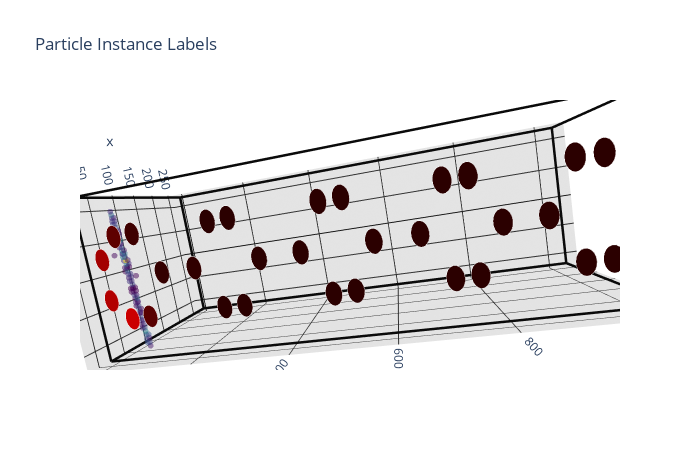

Notebook source saved alongside this figure:
### Code cell
LOAD_NEW_EVENT=True

if LOAD_NEW_EVENT:
    batch = next(loader_iter)

print(batch.keys())
print('Event: ',batch['event'])
print('Batch: ',batch['matchindex'])

use_opdet_index=True
use_v4_geom=True

flashpe = batch['flashpe'].squeeze()
print("Flash PE sum: ",flashpe.sum())

coord = batch['coord'][:,1:]
feat  = batch['feat']
featz = feat[:,2]
print("coord shape: ",coord.shape)
print("coord min and max: ",coord[:,0].min()," ",coord[:,0].max())
#print(feat)

# convert to positions
voxel_size_cm = 5.0
pos = coord*voxel_size_cm
pos[:,1] -= 120.0

print(pos[:,0].min()," ",pos[:,0].max())
print(pos[:,1].min()," ",pos[:,1].max())
print(pos[:,2].min()," ",pos[:,2].max())

opdet_traces = make_opdet_plot( flashpe, use_opdet_index=use_opdet_index, use_v4_geom=use_v4_geom )
detlines = detdata.getlines(color=(10,10,10))
plot_traces = detlines + opdet_traces

# PLOT CHARGE

plot_q = {
    "type":"scatter3d",
    "x": pos[:,0],
    "y": pos[:,1],
    "z": pos[:,2],
    "mode":"markers",
    "name":"Charge",
    "marker":{"color":featz,"size":2,"opacity":0.5,'colorscale':'Viridis'},
}
plot_traces += [plot_q]

# LAYOUT
axis_template = {
    "showbackground": True,
    "backgroundcolor": "rgba(100, 100, 100,0.5)",
    "gridcolor": "rgb(50, 50, 50)",
    "zerolinecolor": "rgb(0, 0, 0)",
}


layout = go.Layout(
    title='Particle Instance Labels',
    autosize=False,
    hovermode='closest',
    showlegend=False,
    scene= {
        "xaxis": axis_template,
        "yaxis": axis_template,
        "zaxis": axis_template,
        "aspectratio": {"x": 1, "y": 1, "z": 3},
        "camera": {"eye": {"x": -2, "y": 0.25, "z": 0.0},
                   "center":dict(x=0, y=0, z=0),
                   "up":dict(x=0, y=1, z=0)},
        "annotations": [],
    }
)

fig = go.Figure(data=plot_traces, layout=layout)
fig.show()
